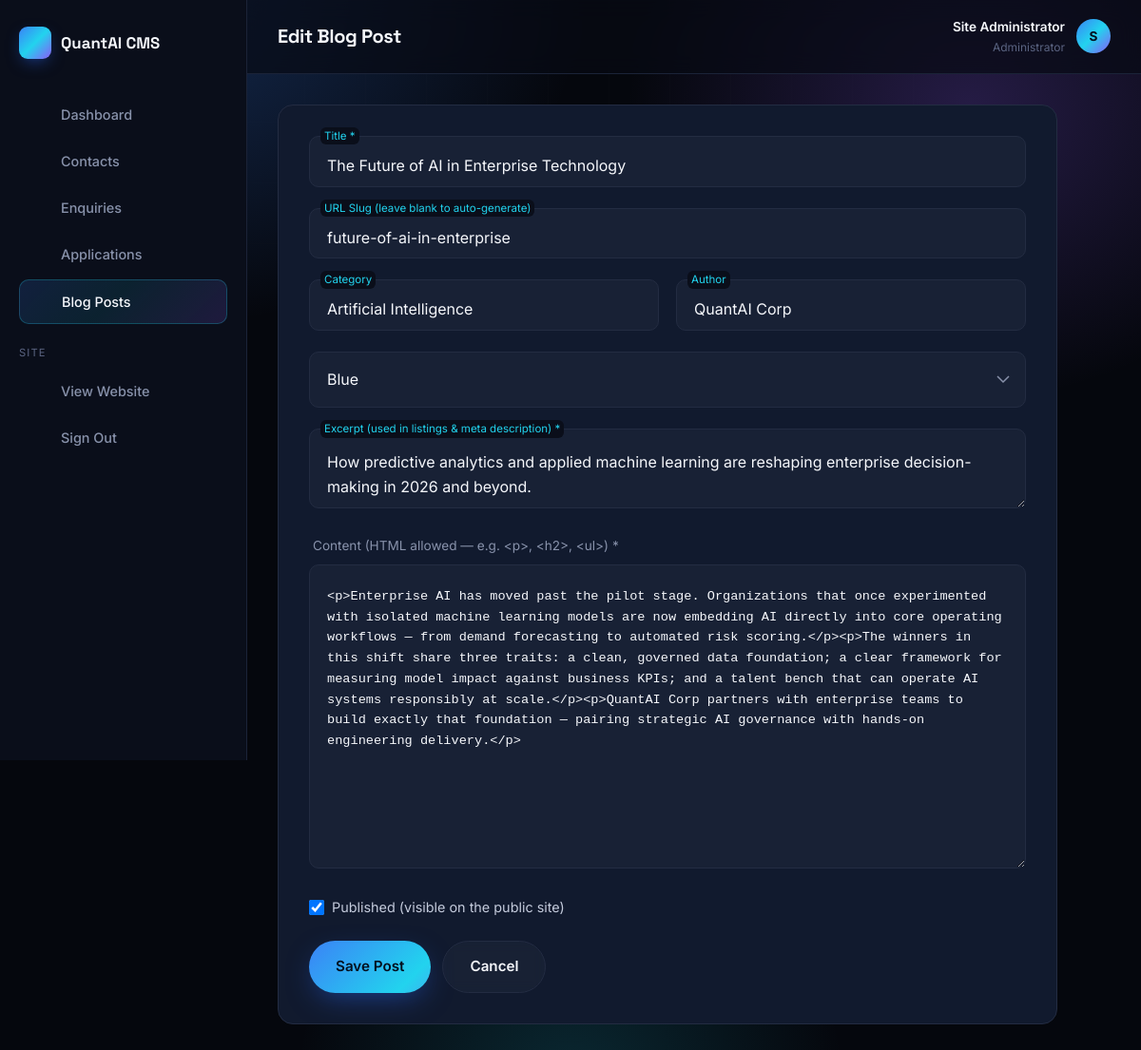
The page /admin/blog-form.php?id=1 (signed in) on the database its author committed.
### tables this page shows
CREATE TABLE IF NOT EXISTS blog_posts (
    id INT UNSIGNED AUTO_INCREMENT PRIMARY KEY,
    title VARCHAR(220) NOT NULL,
    slug VARCHAR(220) NOT NULL UNIQUE,
    excerpt VARCHAR(400) NOT NULL,
    content MEDIUMTEXT NOT NULL,
    category VARCHAR(80) NOT NULL DEFAULT 'Insights',
    author VARCHAR(120) NOT NULL DEFAULT 'QuantAI Corp',
    cover_accent VARCHAR(20) NOT NULL DEFAULT 'blue',
    is_published TINYINT(1) NOT NULL DEFAULT 1,
    published_at DATETIME NOT NULL DEFAULT CURRENT_TIMESTAMP,
    updated_at DATETIME NOT NULL DEFAULT CURRENT_TIMESTAMP ON UPDATE CURRENT_TIMESTAMP
);

### config/db.php (called while the page is built, shortened)
<?php
function db(): PDO
{
    $dsn = 'mysql:host=' . DB_HOST . ';dbname=' . DB_NAME . ';charset=' . DB_CHARSET;
    try {
        $pdo = new PDO($dsn, DB_USER, DB_PASS, [
            PDO::ATTR_ERRMODE            => PDO::ERRMODE_EXCEPTION,
            PDO::ATTR_DEFAULT_FETCH_MODE => PDO::FETCH_ASSOC,
            PDO::ATTR_EMULATE_PREPARES   => false,
        ]);
        return $pdo;
    } catch (PDOException $e) {
        error_log('[QuantAI DB ERROR] ' . $e->getMessage());
        http_response_code(500);
        die('The site is temporarily unavailable. Please try again shortly.');
    }
}

### admin/blog-form.php (the view, shortened to what this page needs)
<?php
$id = (int)($_GET['id'] ?? $_POST['id'] ?? 0);
$post = [
    'id' => 0, 'title' => '', 'slug' => '', 'excerpt' => '', 'content' => '',
    'category' => 'Insights', 'author' => 'QuantAI Corp', 'cover_accent' => 'blue', 'is_published' => 1,
];
if ($id) {
    $stmt = db()->prepare('SELECT * FROM blog_posts WHERE id = :id');
    $stmt->execute(['id' => $id]);
    $existing = $stmt->fetch();
    if ($existing) {
        $post = $existing;
    }
}
require __DIR__ . '/includes/header.php';
?>
<div class="panel form-card">
  <form method="post" novalidate>
    <div class="field">
      <input type="text" name="title" id="bp_title" placeholder=" " required value="<?= h($post['title']) ?>">
      <label for="bp_title">Title *</label>
    </div>
    <div class="field">
      <input type="text" name="slug" id="bp_slug" placeholder=" " value="<?= h($post['slug']) ?>">
      <label for="bp_slug">URL Slug (leave blank to auto-generate)</label>
    </div>
    <div class="field-row">
      <div class="field">
        <input type="text" name="category" id="bp_category" placeholder=" " value="<?= h($post['category']) ?>">
        <label for="bp_category">Category</label>
      </div>
      <div class="field">
        <input type="text" name="author" id="bp_author" placeholder=" " value="<?= h($post['author']) ?>">
        <label for="bp_author">Author</label>
      </div>
    </div>
    <div class="field">
      <select name="cover_accent" id="bp_cover">
        <?php foreach (['blue' => 'Blue', 'cyan' => 'Cyan', 'purple' => 'Violet'] as $val => $lbl): ?>
          <option value="<?= h($val) ?>" <?= $post['cover_accent'] === $val ? 'selected' : '' ?>><?= h($lbl) ?></option>
        <?php endforeach; ?>
      </select>
    </div>
    <div class="field">
      <textarea name="excerpt" id="bp_excerpt" placeholder=" " required maxlength="400" style="min-height:80px"><?= h($post['excerpt']) ?></textarea>
      <label for="bp_excerpt">Excerpt (used in listings &amp; meta description) *</label>
    </div>
    <div class="field">
      <label style="position:static;display:block;font-size:.85rem;color:var(--text-2);margin-bottom:8px">Content (HTML allowed — e.g. &lt;p&gt;, &lt;h2&gt;, &lt;ul&gt;) *</label>
      <textarea name="content" id="bp_content" required style="min-height:320px;font-family:monospace;font-size:.85rem"><?= h($post['content']) ?></textarea>
    </div>
    <label class="flex items-center gap-2" style="margin-bottom:24px;color:var(--text-1);font-size:.9rem">
      <input type="checkbox" name="is_published" value="1" <?= $post['is_published'] ? 'checked' : '' ?> style="width:16px;height:16px">
      Published (visible on the public site)
    </label>
    <div class="flex gap-3">
      <button type="submit" class="btn btn-primary">Save Post</button>
      <a href="/admin/blogs.php" class="btn btn-ghost">Cancel</a>
    </div>
  </form>
</div>
<?php require __DIR__ . '/includes/footer.php'; ?>

### assets/css/style.css (style rules this page uses)
:root { --bg-0:#05070d; --bg-1:#0a0e1a; --bg-2:#0f1424; --navy:#0d1526; --surface:#111827cc; --surface-solid:#111a2e; --border:#232c42; --border-soft:#1b2338; --blue:#3b82f6; --blue-2:#2563eb; --cyan:#22d3ee; --violet:#8b5cf6; --violet-2:#6366f1; --text-0:#f5f7fb; --text-1:#c4cbdc; --text-2:#8892ab; --text-3:#5b6482; --grad-brand:linear-gradient(135deg,var(--blue) 0%,var(--cyan) 50%,var(--violet) 100%); --grad-brand-soft:linear-gradient(135deg,rgba(59,130,246,.16),rgba(34,211,238,.10) 45%,rgba(139,92,246,.16)); --grad-text:linear-gradient(90deg,#eaf1ff 0%,#9fc7ff 45%,#7dd8ff 100%); --radius-sm:10px; --radius-md:16px; --radius-lg:24px; --radius-xl:32px; --shadow-glow:0 0 0 1px rgba(255,255,255,.04),0 20px 60px -20px rgba(37,99,235,.35); --shadow-card:0 1px 0 rgba(255,255,255,.04) inset,0 20px 50px -25px rgba(0,0,0,.6); --ease:cubic-bezier(.16,1,.3,1); --container:1280px; }
*,*::before,*::after { box-sizing:border-box;margin:0;padding:0 }
html { scroll-behavior:smooth;-webkit-text-size-adjust:100% }
body { background:var(--bg-0); color:var(--text-1); font-family:'Inter',-apple-system,BlinkMacSystemFont,'Segoe UI',Roboto,Helvetica,Arial,sans-serif; font-size:16px; line-height:1.6; -webkit-font-smoothing:antialiased; overflow-x:hidden; }
a { color:inherit;text-decoration:none }
button { font:inherit;cursor:pointer;background:none;border:none;color:inherit }
input,select,textarea { font:inherit;color:inherit }
.bg-mesh { position:relative;isolation:isolate }
.bg-mesh::before { content:'';position:absolute;inset:0;z-index:-2; background: radial-gradient(60% 50% at 15% 0%, rgba(59,130,246,.28), transparent 60%), radial-gradient(50% 45% at 85% 10%, rgba(139,92,246,.24), transparent 60%), radial-gradient(40% 40% at 50% 100%, rgba(34,211,238,.16), transparent 60%), var(--bg-0); }
.bg-mesh::after { content:'';position:absolute;inset:0;z-index:-1;opacity:.35;pointer-events:none; background-image: linear-gradient(rgba(255,255,255,.035) 1px,transparent 1px), linear-gradient(90deg,rgba(255,255,255,.035) 1px,transparent 1px); background-size:64px 64px; mask-image:radial-gradient(70% 60% at 50% 0%,#000,transparent 80%); }
.btn { position:relative;display:inline-flex;align-items:center;justify-content:center;gap:10px; padding:14px 28px;border-radius:999px;font-weight:600;font-size:.95rem; transition:transform .35s var(--ease),box-shadow .35s var(--ease),background-color .35s var(--ease),border-color .35s var(--ease); white-space:nowrap; }
.btn-primary { color:#04101f;background:var(--grad-brand);background-size:160% 160%; box-shadow:0 10px 30px -8px rgba(37,99,235,.55); }
.btn-ghost { color:var(--text-0);background:rgba(255,255,255,.03); border:1px solid var(--border);backdrop-filter:blur(6px); }
.field { position:relative;margin-bottom:22px }
.field label { position:absolute;left:18px;top:16px;font-size:.95rem;color:var(--text-3); transition:.25s var(--ease);pointer-events:none;background:transparent;padding:0 4px; }
.field input,.field select,.field textarea { width:100%;padding:18px 18px 8px;border-radius:var(--radius-sm); background:rgba(255,255,255,.03);border:1px solid var(--border);color:var(--text-0); transition:border-color .3s,background-color .3s; }
.field textarea { min-height:130px;resize:vertical;padding-top:22px }
.field input:focus + label,.field input:not(:placeholder-shown) + label, .field textarea:focus + label,.field textarea:not(:placeholder-shown) + label, .field.has-value label,.field select:focus + label { top:-9px;left:12px;font-size:.72rem;background:var(--bg-1);color:var(--cyan);border-radius:6px; }
.field select { appearance:none;padding:16px 18px;background-repeat:no-repeat;background-position:right 16px center }
.field-row { display:grid;grid-template-columns:1fr 1fr;gap:18px }
.flex { display:flex }
.items-center { align-items:center }
.gap-2 { gap:8px }
.gap-3 { gap:12px }

### admin/assets/css/admin.css (style rules this page uses)
.panel { background:var(--surface-solid);border:1px solid var(--border);border-radius:var(--radius-md);overflow:hidden;margin-bottom:28px }
.form-card { padding:32px;max-width:820px }

### rows shown on the page
blog_posts: title "The Future of AI in Enterprise Technology", slug "future-of-ai-in-enterprise", category "Artificial Intelligence", author "QuantAI Corp", cover_accent "Blue", excerpt "How predictive analytics and applied machine learning are reshaping enterprise decision-making in 2026 and beyond.", content "<p>Enterprise AI has moved past the pilot stage. Organizations that once experimented with isolated machine learning models are now embedding AI directly into core operating workflows — from demand forecasting to automated risk scoring.</p><p>The winners in this shift share three traits: a clean, governed data foundation; a clear framework for measuring model impact against business KPIs; and a talent bench that can operate AI systems responsibly at scale.</p><p>QuantAI Corp partners with enterprise teams to build exactly that foundation — pairing strategic AI governance with hands-on engineering delivery.</p>", is_published "☑"

### other values the page prints
$item['label'] "Dashboard"
$item['label'] "Contacts"
$item['label'] "Enquiries"
$item['label'] "Applications"
$item['label'] "Blog Posts"
$pageTitle "Edit Blog Post"
$admin['name'] ?: $admin['username'] "Site Administrator"
substr($admin['name'] ?: $admin['username'], 0, 1) "S"
